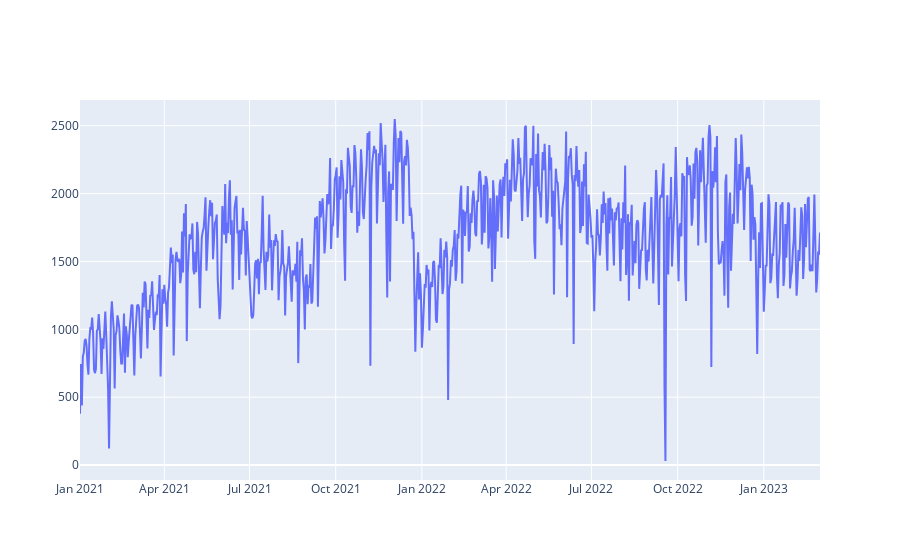

Source (notebook cell):
### Markdown cell above
# Plots

### Code cell
plot_ts(train_pd, "num_pickup")

### Figure 1 — Plotly figure (JSON) as saved in the notebook; plotly's stock layout.template omitted (floating-point values rounded to 4 significant figures; data arrays with more than 128 entries replaced by an {"elided": "..."} marker saying what was removed)
{"data": [{"mode": "lines", "name": "num_pickup", "type": "scatter", "x": {"elided": "791 str values"}, "y": {"elided": "791 int values"}}], "layout": {}}
